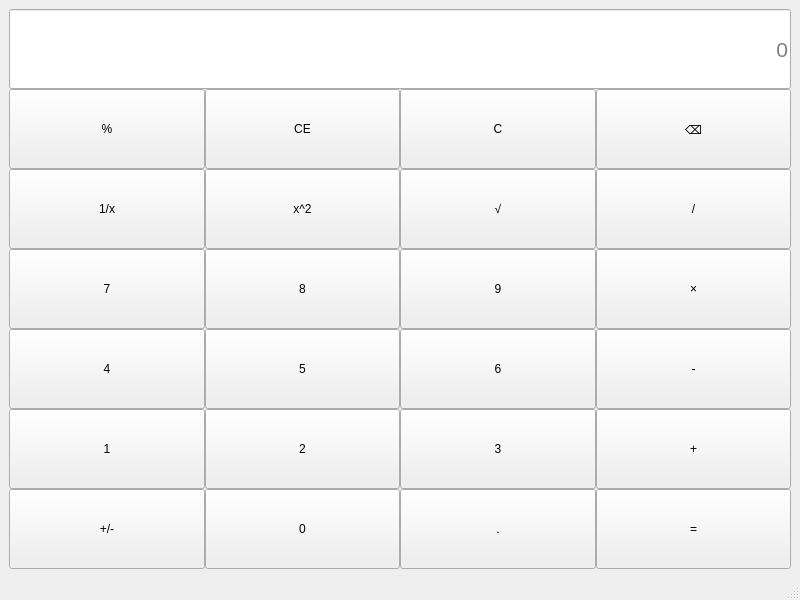
<?xml version="1.0" encoding="UTF-8"?>
<ui version="4.0">
 <class>MainWindow</class>
 <widget class="QMainWindow" name="MainWindow">
  <property name="geometry">
   <rect>
    <x>0</x>
    <y>0</y>
    <width>800</width>
    <height>600</height>
   </rect>
  </property>
  <property name="windowTitle">
   <string>计算器-黄兆丰-2023414300206</string>
  </property>
  <widget class="QWidget" name="centralwidget">
   <layout class="QVBoxLayout" name="verticalLayout">
    <item>
     <layout class="QGridLayout" name="gridLayout">
      <property name="spacing">
       <number>0</number>
      </property>
      <item row="4" column="3">
       <widget class="QPushButton" name="btnMinus">
        <property name="sizePolicy">
         <sizepolicy hsizetype="Minimum" vsizetype="Minimum">
          <horstretch>0</horstretch>
          <verstretch>0</verstretch>
         </sizepolicy>
        </property>
        <property name="text">
         <string>-</string>
        </property>
       </widget>
      </item>
      <item row="5" column="1">
       <widget class="QPushButton" name="btnNum2">
        <property name="sizePolicy">
         <sizepolicy hsizetype="Minimum" vsizetype="Minimum">
          <horstretch>0</horstretch>
          <verstretch>0</verstretch>
         </sizepolicy>
        </property>
        <property name="text">
         <string>2</string>
        </property>
       </widget>
      </item>
      <item row="1" column="3">
       <widget class="QPushButton" name="btnDel">
        <property name="sizePolicy">
         <sizepolicy hsizetype="Minimum" vsizetype="Minimum">
          <horstretch>0</horstretch>
          <verstretch>0</verstretch>
         </sizepolicy>
        </property>
        <property name="text">
         <string>⌫</string>
        </property>
       </widget>
      </item>
      <item row="0" column="0" colspan="4">
       <widget class="QLineEdit" name="display">
        <property name="sizePolicy">
         <sizepolicy hsizetype="Expanding" vsizetype="Minimum">
          <horstretch>0</horstretch>
          <verstretch>0</verstretch>
         </sizepolicy>
        </property>
        <property name="font">
         <font>
          <pointsize>16</pointsize>
         </font>
        </property>
        <property name="text">
         <string/>
        </property>
        <property name="alignment">
         <set>Qt::AlignmentFlag::AlignRight|Qt::AlignmentFlag::AlignTrailing|Qt::AlignmentFlag::AlignVCenter</set>
        </property>
        <property name="placeholderText">
         <string>0</string>
        </property>
       </widget>
      </item>
      <item row="4" column="1">
       <widget class="QPushButton" name="btnNum5">
        <property name="sizePolicy">
         <sizepolicy hsizetype="Minimum" vsizetype="Minimum">
          <horstretch>0</horstretch>
          <verstretch>0</verstretch>
         </sizepolicy>
        </property>
        <property name="text">
         <string>5</string>
        </property>
       </widget>
      </item>
      <item row="1" column="2">
       <widget class="QPushButton" name="btnClear">
        <property name="sizePolicy">
         <sizepolicy hsizetype="Minimum" vsizetype="Minimum">
          <horstretch>0</horstretch>
          <verstretch>0</verstretch>
         </sizepolicy>
        </property>
        <property name="text">
         <string>C</string>
        </property>
       </widget>
      </item>
      <item row="5" column="0">
       <widget class="QPushButton" name="btnNum1">
        <property name="sizePolicy">
         <sizepolicy hsizetype="Minimum" vsizetype="Minimum">
          <horstretch>0</horstretch>
          <verstretch>0</verstretch>
         </sizepolicy>
        </property>
        <property name="text">
         <string>1</string>
        </property>
       </widget>
      </item>
      <item row="2" column="3">
       <widget class="QPushButton" name="btnDivide">
        <property name="sizePolicy">
         <sizepolicy hsizetype="Minimum" vsizetype="Minimum">
          <horstretch>0</horstretch>
          <verstretch>0</verstretch>
         </sizepolicy>
        </property>
        <property name="text">
         <string>/</string>
        </property>
       </widget>
      </item>
      <item row="5" column="3">
       <widget class="QPushButton" name="btnPlus">
        <property name="sizePolicy">
         <sizepolicy hsizetype="Minimum" vsizetype="Minimum">
          <horstretch>0</horstretch>
          <verstretch>0</verstretch>
         </sizepolicy>
        </property>
        <property name="text">
         <string>+</string>
        </property>
       </widget>
      </item>
      <item row="3" column="0">
       <widget class="QPushButton" name="btnNum7">
        <property name="sizePolicy">
         <sizepolicy hsizetype="Minimum" vsizetype="Minimum">
          <horstretch>0</horstretch>
          <verstretch>0</verstretch>
         </sizepolicy>
        </property>
        <property name="text">
         <string>7</string>
        </property>
       </widget>
      </item>
      <item row="3" column="1">
       <widget class="QPushButton" name="btnNum8">
        <property name="sizePolicy">
         <sizepolicy hsizetype="Minimum" vsizetype="Minimum">
          <horstretch>0</horstretch>
          <verstretch>0</verstretch>
         </sizepolicy>
        </property>
        <property name="text">
         <string>8</string>
        </property>
       </widget>
      </item>
      <item row="2" column="1">
       <widget class="QPushButton" name="btnSquare">
        <property name="sizePolicy">
         <sizepolicy hsizetype="Minimum" vsizetype="Minimum">
          <horstretch>0</horstretch>
          <verstretch>0</verstretch>
         </sizepolicy>
        </property>
        <property name="text">
         <string>x^2</string>
        </property>
       </widget>
      </item>
      <item row="6" column="3">
       <widget class="QPushButton" name="btnEqual">
        <property name="sizePolicy">
         <sizepolicy hsizetype="Minimum" vsizetype="Minimum">
          <horstretch>0</horstretch>
          <verstretch>0</verstretch>
         </sizepolicy>
        </property>
        <property name="text">
         <string>=</string>
        </property>
       </widget>
      </item>
      <item row="4" column="0">
       <widget class="QPushButton" name="btnNum4">
        <property name="sizePolicy">
         <sizepolicy hsizetype="Minimum" vsizetype="Minimum">
          <horstretch>0</horstretch>
          <verstretch>0</verstretch>
         </sizepolicy>
        </property>
        <property name="text">
         <string>4</string>
        </property>
       </widget>
      </item>
      <item row="4" column="2">
       <widget class="QPushButton" name="btnNum6">
        <property name="sizePolicy">
         <sizepolicy hsizetype="Minimum" vsizetype="Minimum">
          <horstretch>0</horstretch>
          <verstretch>0</verstretch>
         </sizepolicy>
        </property>
        <property name="text">
         <string>6</string>
        </property>
       </widget>
      </item>
      <item row="3" column="3">
       <widget class="QPushButton" name="btnMultiple">
        <property name="sizePolicy">
         <sizepolicy hsizetype="Minimum" vsizetype="Minimum">
          <horstretch>0</horstretch>
          <verstretch>0</verstretch>
         </sizepolicy>
        </property>
        <property name="text">
         <string>×</string>
        </property>
       </widget>
      </item>
      <item row="3" column="2">
       <widget class="QPushButton" name="btnNum9">
        <property name="sizePolicy">
         <sizepolicy hsizetype="Minimum" vsizetype="Minimum">
          <horstretch>0</horstretch>
          <verstretch>0</verstretch>
         </sizepolicy>
        </property>
        <property name="text">
         <string>9</string>
        </property>
       </widget>
      </item>
      <item row="2" column="2">
       <widget class="QPushButton" name="btnSqrt">
        <property name="sizePolicy">
         <sizepolicy hsizetype="Minimum" vsizetype="Minimum">
          <horstretch>0</horstretch>
          <verstretch>0</verstretch>
         </sizepolicy>
        </property>
        <property name="text">
         <string>√</string>
        </property>
       </widget>
      </item>
      <item row="1" column="1">
       <widget class="QPushButton" name="pushButton_2">
        <property name="sizePolicy">
         <sizepolicy hsizetype="Minimum" vsizetype="Minimum">
          <horstretch>0</horstretch>
          <verstretch>0</verstretch>
         </sizepolicy>
        </property>
        <property name="text">
         <string>CE</string>
        </property>
       </widget>
      </item>
      <item row="5" column="2">
       <widget class="QPushButton" name="btnNum3">
        <property name="sizePolicy">
         <sizepolicy hsizetype="Minimum" vsizetype="Minimum">
          <horstretch>0</horstretch>
          <verstretch>0</verstretch>
         </sizepolicy>
        </property>
        <property name="text">
         <string>3</string>
        </property>
       </widget>
      </item>
      <item row="6" column="1">
       <widget class="QPushButton" name="btnNum0">
        <property name="sizePolicy">
         <sizepolicy hsizetype="Minimum" vsizetype="Minimum">
          <horstretch>0</horstretch>
          <verstretch>0</verstretch>
         </sizepolicy>
        </property>
        <property name="text">
         <string>0</string>
        </property>
       </widget>
      </item>
      <item row="2" column="0">
       <widget class="QPushButton" name="btnInverse">
        <property name="sizePolicy">
         <sizepolicy hsizetype="Minimum" vsizetype="Minimum">
          <horstretch>0</horstretch>
          <verstretch>0</verstretch>
         </sizepolicy>
        </property>
        <property name="text">
         <string>1/x</string>
        </property>
       </widget>
      </item>
      <item row="6" column="2">
       <widget class="QPushButton" name="btnPeriod">
        <property name="sizePolicy">
         <sizepolicy hsizetype="Minimum" vsizetype="Minimum">
          <horstretch>0</horstretch>
          <verstretch>0</verstretch>
         </sizepolicy>
        </property>
        <property name="text">
         <string>.</string>
        </property>
       </widget>
      </item>
      <item row="1" column="0">
       <widget class="QPushButton" name="btnPercentage">
        <property name="sizePolicy">
         <sizepolicy hsizetype="Minimum" vsizetype="Minimum">
          <horstretch>0</horstretch>
          <verstretch>0</verstretch>
         </sizepolicy>
        </property>
        <property name="text">
         <string>%</string>
        </property>
       </widget>
      </item>
      <item row="6" column="0">
       <widget class="QPushButton" name="btnSign">
        <property name="sizePolicy">
         <sizepolicy hsizetype="Minimum" vsizetype="Minimum">
          <horstretch>0</horstretch>
          <verstretch>0</verstretch>
         </sizepolicy>
        </property>
        <property name="text">
         <string>+/-</string>
        </property>
       </widget>
      </item>
     </layout>
    </item>
   </layout>
  </widget>
  <widget class="QMenuBar" name="menubar">
   <property name="geometry">
    <rect>
     <x>0</x>
     <y>0</y>
     <width>800</width>
     <height>26</height>
    </rect>
   </property>
  </widget>
  <widget class="QStatusBar" name="statusbar"/>
 </widget>
 <resources/>
 <connections/>
</ui>
